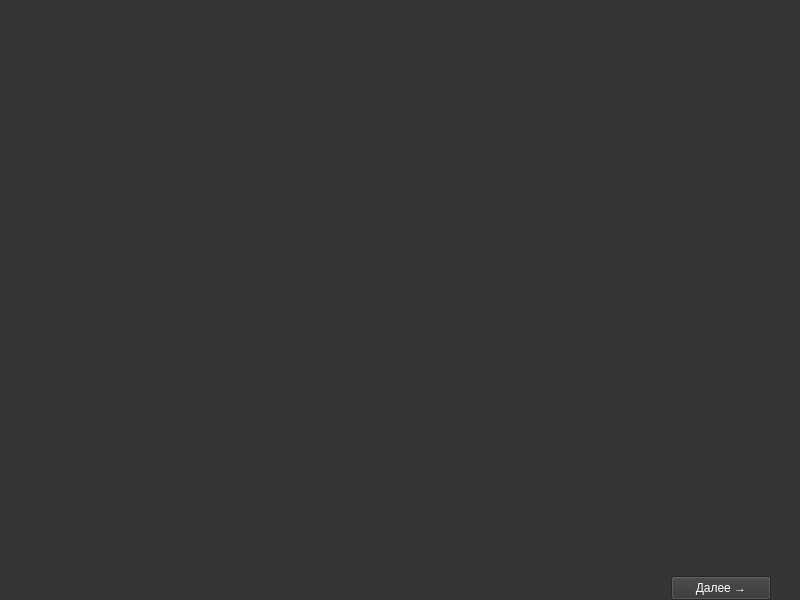
<?xml version="1.0" encoding="UTF-8"?>
<ui version="4.0">
 <class>Extractor</class>
 <widget class="QWidget" name="Extractor">
  <property name="geometry">
   <rect>
    <x>0</x>
    <y>0</y>
    <width>800</width>
    <height>600</height>
   </rect>
  </property>
  <property name="palette">
   <palette>
    <active>
     <colorrole role="WindowText">
      <brush brushstyle="SolidPattern">
       <color alpha="255">
        <red>255</red>
        <green>255</green>
        <blue>255</blue>
       </color>
      </brush>
     </colorrole>
     <colorrole role="Button">
      <brush brushstyle="SolidPattern">
       <color alpha="255">
        <red>53</red>
        <green>53</green>
        <blue>53</blue>
       </color>
      </brush>
     </colorrole>
     <colorrole role="Light">
      <brush brushstyle="SolidPattern">
       <color alpha="255">
        <red>53</red>
        <green>53</green>
        <blue>53</blue>
       </color>
      </brush>
     </colorrole>
     <colorrole role="Midlight">
      <brush brushstyle="SolidPattern">
       <color alpha="255">
        <red>53</red>
        <green>53</green>
        <blue>53</blue>
       </color>
      </brush>
     </colorrole>
     <colorrole role="Dark">
      <brush brushstyle="SolidPattern">
       <color alpha="255">
        <red>98</red>
        <green>98</green>
        <blue>98</blue>
       </color>
      </brush>
     </colorrole>
     <colorrole role="Mid">
      <brush brushstyle="SolidPattern">
       <color alpha="255">
        <red>154</red>
        <green>154</green>
        <blue>154</blue>
       </color>
      </brush>
     </colorrole>
     <colorrole role="Text">
      <brush brushstyle="SolidPattern">
       <color alpha="255">
        <red>255</red>
        <green>255</green>
        <blue>255</blue>
       </color>
      </brush>
     </colorrole>
     <colorrole role="BrightText">
      <brush brushstyle="SolidPattern">
       <color alpha="255">
        <red>255</red>
        <green>255</green>
        <blue>255</blue>
       </color>
      </brush>
     </colorrole>
     <colorrole role="ButtonText">
      <brush brushstyle="SolidPattern">
       <color alpha="255">
        <red>255</red>
        <green>255</green>
        <blue>255</blue>
       </color>
      </brush>
     </colorrole>
     <colorrole role="Base">
      <brush brushstyle="SolidPattern">
       <color alpha="255">
        <red>53</red>
        <green>53</green>
        <blue>53</blue>
       </color>
      </brush>
     </colorrole>
     <colorrole role="Window">
      <brush brushstyle="SolidPattern">
       <color alpha="255">
        <red>53</red>
        <green>53</green>
        <blue>53</blue>
       </color>
      </brush>
     </colorrole>
     <colorrole role="Shadow">
      <brush brushstyle="SolidPattern">
       <color alpha="255">
        <red>53</red>
        <green>53</green>
        <blue>53</blue>
       </color>
      </brush>
     </colorrole>
     <colorrole role="Highlight">
      <brush brushstyle="SolidPattern">
       <color alpha="255">
        <red>98</red>
        <green>98</green>
        <blue>98</blue>
       </color>
      </brush>
     </colorrole>
     <colorrole role="HighlightedText">
      <brush brushstyle="SolidPattern">
       <color alpha="255">
        <red>255</red>
        <green>255</green>
        <blue>255</blue>
       </color>
      </brush>
     </colorrole>
     <colorrole role="Link">
      <brush brushstyle="SolidPattern">
       <color alpha="255">
        <red>53</red>
        <green>53</green>
        <blue>53</blue>
       </color>
      </brush>
     </colorrole>
     <colorrole role="LinkVisited">
      <brush brushstyle="SolidPattern">
       <color alpha="255">
        <red>53</red>
        <green>53</green>
        <blue>53</blue>
       </color>
      </brush>
     </colorrole>
     <colorrole role="AlternateBase">
      <brush brushstyle="SolidPattern">
       <color alpha="255">
        <red>53</red>
        <green>53</green>
        <blue>53</blue>
       </color>
      </brush>
     </colorrole>
     <colorrole role="ToolTipBase">
      <brush brushstyle="SolidPattern">
       <color alpha="255">
        <red>255</red>
        <green>255</green>
        <blue>255</blue>
       </color>
      </brush>
     </colorrole>
     <colorrole role="ToolTipText">
      <brush brushstyle="SolidPattern">
       <color alpha="255">
        <red>255</red>
        <green>255</green>
        <blue>255</blue>
       </color>
      </brush>
     </colorrole>
     <colorrole role="PlaceholderText">
      <brush brushstyle="SolidPattern">
       <color alpha="128">
        <red>98</red>
        <green>98</green>
        <blue>98</blue>
       </color>
      </brush>
     </colorrole>
    </active>
    <inactive>
     <colorrole role="WindowText">
      <brush brushstyle="SolidPattern">
       <color alpha="255">
        <red>255</red>
        <green>255</green>
        <blue>255</blue>
       </color>
      </brush>
     </colorrole>
     <colorrole role="Button">
      <brush brushstyle="SolidPattern">
       <color alpha="255">
        <red>53</red>
        <green>53</green>
        <blue>53</blue>
       </color>
      </brush>
     </colorrole>
     <colorrole role="Light">
      <brush brushstyle="SolidPattern">
       <color alpha="255">
        <red>53</red>
        <green>53</green>
        <blue>53</blue>
       </color>
      </brush>
     </colorrole>
     <colorrole role="Midlight">
      <brush brushstyle="SolidPattern">
       <color alpha="255">
        <red>53</red>
        <green>53</green>
        <blue>53</blue>
       </color>
      </brush>
     </colorrole>
     <colorrole role="Dark">
      <brush brushstyle="SolidPattern">
       <color alpha="255">
        <red>98</red>
        <green>98</green>
        <blue>98</blue>
       </color>
      </brush>
     </colorrole>
     <colorrole role="Mid">
      <brush brushstyle="SolidPattern">
       <color alpha="255">
        <red>154</red>
        <green>154</green>
        <blue>154</blue>
       </color>
      </brush>
     </colorrole>
     <colorrole role="Text">
      <brush brushstyle="SolidPattern">
       <color alpha="255">
        <red>255</red>
        <green>255</green>
        <blue>255</blue>
       </color>
      </brush>
     </colorrole>
     <colorrole role="BrightText">
      <brush brushstyle="SolidPattern">
       <color alpha="255">
        <red>255</red>
        <green>255</green>
        <blue>255</blue>
       </color>
      </brush>
     </colorrole>
     <colorrole role="ButtonText">
      <brush brushstyle="SolidPattern">
       <color alpha="255">
        <red>255</red>
        <green>255</green>
        <blue>255</blue>
       </color>
      </brush>
     </colorrole>
     <colorrole role="Base">
      <brush brushstyle="SolidPattern">
       <color alpha="255">
        <red>53</red>
        <green>53</green>
        <blue>53</blue>
       </color>
      </brush>
     </colorrole>
     <colorrole role="Window">
      <brush brushstyle="SolidPattern">
       <color alpha="255">
        <red>53</red>
        <green>53</green>
        <blue>53</blue>
       </color>
      </brush>
     </colorrole>
     <colorrole role="Shadow">
      <brush brushstyle="SolidPattern">
       <color alpha="255">
        <red>53</red>
        <green>53</green>
        <blue>53</blue>
       </color>
      </brush>
     </colorrole>
     <colorrole role="Highlight">
      <brush brushstyle="SolidPattern">
       <color alpha="255">
        <red>98</red>
        <green>98</green>
        <blue>98</blue>
       </color>
      </brush>
     </colorrole>
     <colorrole role="HighlightedText">
      <brush brushstyle="SolidPattern">
       <color alpha="255">
        <red>255</red>
        <green>255</green>
        <blue>255</blue>
       </color>
      </brush>
     </colorrole>
     <colorrole role="Link">
      <brush brushstyle="SolidPattern">
       <color alpha="255">
        <red>53</red>
        <green>53</green>
        <blue>53</blue>
       </color>
      </brush>
     </colorrole>
     <colorrole role="LinkVisited">
      <brush brushstyle="SolidPattern">
       <color alpha="255">
        <red>53</red>
        <green>53</green>
        <blue>53</blue>
       </color>
      </brush>
     </colorrole>
     <colorrole role="AlternateBase">
      <brush brushstyle="SolidPattern">
       <color alpha="255">
        <red>53</red>
        <green>53</green>
        <blue>53</blue>
       </color>
      </brush>
     </colorrole>
     <colorrole role="ToolTipBase">
      <brush brushstyle="SolidPattern">
       <color alpha="255">
        <red>255</red>
        <green>255</green>
        <blue>255</blue>
       </color>
      </brush>
     </colorrole>
     <colorrole role="ToolTipText">
      <brush brushstyle="SolidPattern">
       <color alpha="255">
        <red>255</red>
        <green>255</green>
        <blue>255</blue>
       </color>
      </brush>
     </colorrole>
     <colorrole role="PlaceholderText">
      <brush brushstyle="SolidPattern">
       <color alpha="128">
        <red>98</red>
        <green>98</green>
        <blue>98</blue>
       </color>
      </brush>
     </colorrole>
    </inactive>
    <disabled>
     <colorrole role="WindowText">
      <brush brushstyle="SolidPattern">
       <color alpha="255">
        <red>255</red>
        <green>255</green>
        <blue>255</blue>
       </color>
      </brush>
     </colorrole>
     <colorrole role="Button">
      <brush brushstyle="SolidPattern">
       <color alpha="255">
        <red>53</red>
        <green>53</green>
        <blue>53</blue>
       </color>
      </brush>
     </colorrole>
     <colorrole role="Light">
      <brush brushstyle="SolidPattern">
       <color alpha="255">
        <red>53</red>
        <green>53</green>
        <blue>53</blue>
       </color>
      </brush>
     </colorrole>
     <colorrole role="Midlight">
      <brush brushstyle="SolidPattern">
       <color alpha="255">
        <red>53</red>
        <green>53</green>
        <blue>53</blue>
       </color>
      </brush>
     </colorrole>
     <colorrole role="Dark">
      <brush brushstyle="SolidPattern">
       <color alpha="255">
        <red>98</red>
        <green>98</green>
        <blue>98</blue>
       </color>
      </brush>
     </colorrole>
     <colorrole role="Mid">
      <brush brushstyle="SolidPattern">
       <color alpha="255">
        <red>154</red>
        <green>154</green>
        <blue>154</blue>
       </color>
      </brush>
     </colorrole>
     <colorrole role="Text">
      <brush brushstyle="SolidPattern">
       <color alpha="255">
        <red>255</red>
        <green>255</green>
        <blue>255</blue>
       </color>
      </brush>
     </colorrole>
     <colorrole role="BrightText">
      <brush brushstyle="SolidPattern">
       <color alpha="255">
        <red>255</red>
        <green>255</green>
        <blue>255</blue>
       </color>
      </brush>
     </colorrole>
     <colorrole role="ButtonText">
      <brush brushstyle="SolidPattern">
       <color alpha="255">
        <red>255</red>
        <green>255</green>
        <blue>255</blue>
       </color>
      </brush>
     </colorrole>
     <colorrole role="Base">
      <brush brushstyle="SolidPattern">
       <color alpha="255">
        <red>53</red>
        <green>53</green>
        <blue>53</blue>
       </color>
      </brush>
     </colorrole>
     <colorrole role="Window">
      <brush brushstyle="SolidPattern">
       <color alpha="255">
        <red>53</red>
        <green>53</green>
        <blue>53</blue>
       </color>
      </brush>
     </colorrole>
     <colorrole role="Shadow">
      <brush brushstyle="SolidPattern">
       <color alpha="255">
        <red>53</red>
        <green>53</green>
        <blue>53</blue>
       </color>
      </brush>
     </colorrole>
     <colorrole role="Highlight">
      <brush brushstyle="SolidPattern">
       <color alpha="255">
        <red>98</red>
        <green>98</green>
        <blue>98</blue>
       </color>
      </brush>
     </colorrole>
     <colorrole role="HighlightedText">
      <brush brushstyle="SolidPattern">
       <color alpha="255">
        <red>255</red>
        <green>255</green>
        <blue>255</blue>
       </color>
      </brush>
     </colorrole>
     <colorrole role="Link">
      <brush brushstyle="SolidPattern">
       <color alpha="255">
        <red>53</red>
        <green>53</green>
        <blue>53</blue>
       </color>
      </brush>
     </colorrole>
     <colorrole role="LinkVisited">
      <brush brushstyle="SolidPattern">
       <color alpha="255">
        <red>53</red>
        <green>53</green>
        <blue>53</blue>
       </color>
      </brush>
     </colorrole>
     <colorrole role="AlternateBase">
      <brush brushstyle="SolidPattern">
       <color alpha="255">
        <red>53</red>
        <green>53</green>
        <blue>53</blue>
       </color>
      </brush>
     </colorrole>
     <colorrole role="ToolTipBase">
      <brush brushstyle="SolidPattern">
       <color alpha="255">
        <red>255</red>
        <green>255</green>
        <blue>255</blue>
       </color>
      </brush>
     </colorrole>
     <colorrole role="ToolTipText">
      <brush brushstyle="SolidPattern">
       <color alpha="255">
        <red>255</red>
        <green>255</green>
        <blue>255</blue>
       </color>
      </brush>
     </colorrole>
     <colorrole role="PlaceholderText">
      <brush brushstyle="SolidPattern">
       <color alpha="128">
        <red>98</red>
        <green>98</green>
        <blue>98</blue>
       </color>
      </brush>
     </colorrole>
    </disabled>
   </palette>
  </property>
  <property name="windowTitle">
   <string>Form</string>
  </property>
  <layout class="QHBoxLayout" name="horizontalLayout">
   <property name="spacing">
    <number>3</number>
   </property>
   <property name="leftMargin">
    <number>0</number>
   </property>
   <property name="topMargin">
    <number>0</number>
   </property>
   <property name="rightMargin">
    <number>0</number>
   </property>
   <property name="bottomMargin">
    <number>0</number>
   </property>
   <item>
    <widget class="Look" name="look" native="true"/>
   </item>
   <item>
    <widget class="QWidget" name="widget_2" native="true">
     <layout class="QVBoxLayout" name="layout">
      <property name="spacing">
       <number>3</number>
      </property>
      <property name="leftMargin">
       <number>0</number>
      </property>
      <property name="topMargin">
       <number>0</number>
      </property>
      <property name="rightMargin">
       <number>0</number>
      </property>
      <property name="bottomMargin">
       <number>0</number>
      </property>
     </layout>
    </widget>
   </item>
   <item>
    <widget class="Colormap" name="colormap" native="true"/>
   </item>
   <item>
    <widget class="Threshold" name="threshold" native="true"/>
   </item>
   <item>
    <widget class="QWidget" name="widget" native="true">
     <layout class="QVBoxLayout" name="verticalLayout">
      <property name="spacing">
       <number>3</number>
      </property>
      <property name="leftMargin">
       <number>0</number>
      </property>
      <property name="topMargin">
       <number>0</number>
      </property>
      <property name="rightMargin">
       <number>0</number>
      </property>
      <property name="bottomMargin">
       <number>0</number>
      </property>
      <item>
       <spacer name="verticalSpacer">
        <property name="orientation">
         <enum>Qt::Vertical</enum>
        </property>
        <property name="sizeHint" stdset="0">
         <size>
          <width>20</width>
          <height>40</height>
         </size>
        </property>
       </spacer>
      </item>
      <item alignment="Qt::AlignHCenter">
       <widget class="QPushButton" name="pbNext">
        <property name="minimumSize">
         <size>
          <width>100</width>
          <height>24</height>
         </size>
        </property>
        <property name="maximumSize">
         <size>
          <width>100</width>
          <height>16777215</height>
         </size>
        </property>
        <property name="text">
         <string>Далее →</string>
        </property>
       </widget>
      </item>
     </layout>
    </widget>
   </item>
  </layout>
 </widget>
 <customwidgets>
  <customwidget>
   <class>Colormap</class>
   <extends>QWidget</extends>
   <header>..controllers.colormap.h</header>
   <container>1</container>
  </customwidget>
  <customwidget>
   <class>Look</class>
   <extends>QWidget</extends>
   <header>..controllers.look.h</header>
   <container>1</container>
  </customwidget>
  <customwidget>
   <class>Threshold</class>
   <extends>QWidget</extends>
   <header>..controllers.threshold.h</header>
   <container>1</container>
  </customwidget>
 </customwidgets>
 <resources/>
 <connections/>
</ui>
